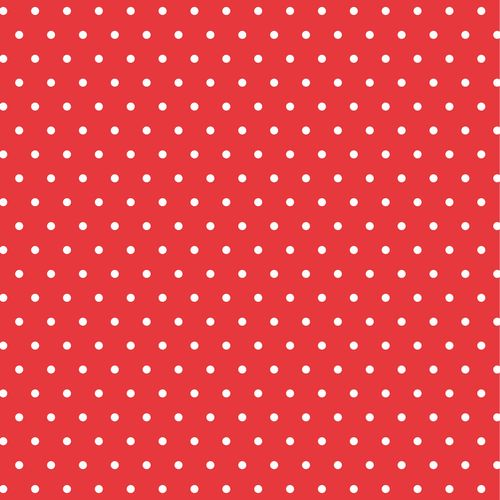
#> input picture image/material-images/test.jpeg, 500 x 500 px
$ python test2.py
#> lines starting #> are read from the running program, lines starting #| are printed output that depends on the picture; after the words box and inside, x2 and y2 are one past the last pixel; in counts of white or black regions, pixels touching at a corner belong together
import cv2

image = cv2.imread('material-images/test.jpeg')
#> image is the input picture: shape (500, 500, 3); mean B, G, R 73.6, 69, 231.1
gray = cv2.cvtColor(image, cv2.COLOR_BGR2GRAY)
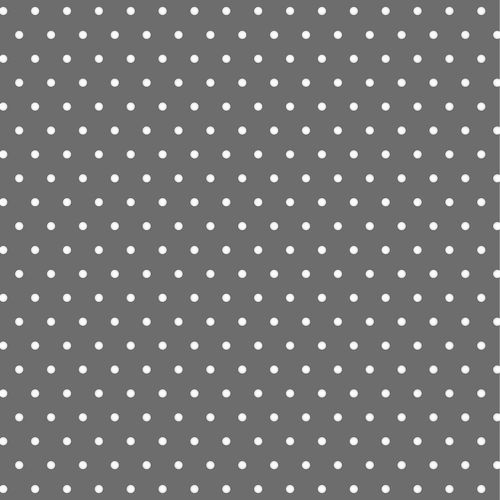
#> gray: shape (500, 500); min 71, max 255, mean 118
thresh = cv2.threshold(gray,105, 255, cv2.THRESH_BINARY_INV)[1]
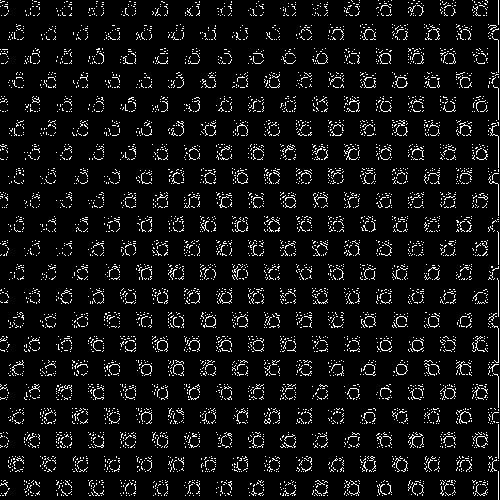
#> thresh: shape (500, 500); 6.8% white in thin lines or dots
thresh = 255 - thresh
#> thresh: shape (500, 500); 93.2% white; black in thin lines or dots

kernel = cv2.getStructuringElement(cv2.MORPH_RECT, (3,3))
result = cv2.morphologyEx(thresh, cv2.MORPH_OPEN, kernel, iterations=1)
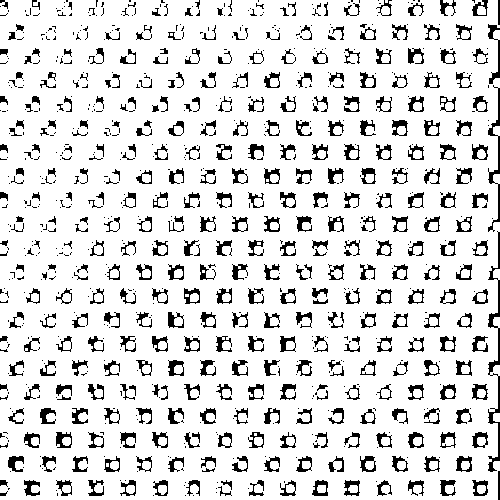
#> result: shape (500, 500); 86.7% white; 903 black regions (531 under 20 px), largest, box (x1, y1, x2, y2) and area: (488, 231, 500, 472) 760, (488, 85, 500, 232) 422, (488, 24, 500, 84) 230

cv2.imshow('thresh', thresh)
cv2.imshow('result', result)
cv2.waitKey(0)
